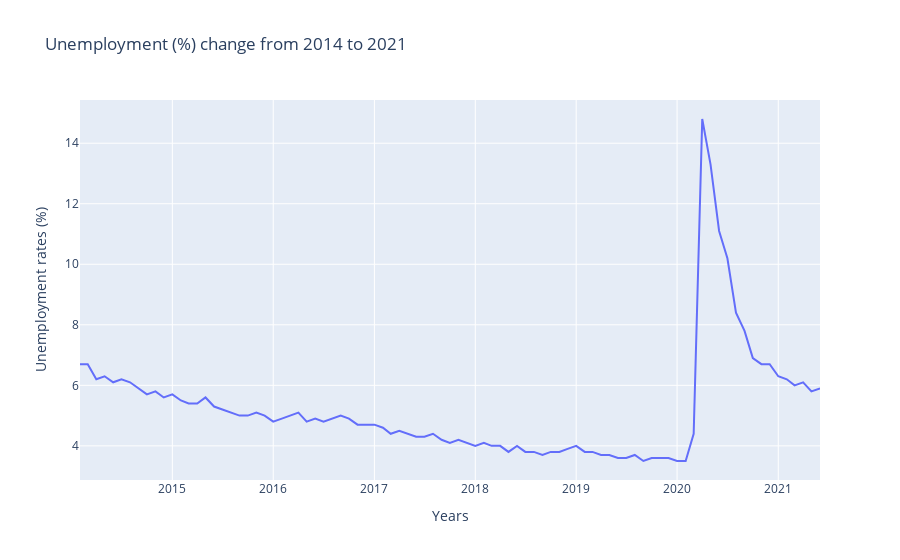

Notebook code for this chart:
### Markdown cell above
#### Observation: Above plot shows a correlation of 0.20 between Car sales and Unemployment rates. With R value being so low, it shows that even car sales in not affected by Unemployment. Car sales are not driven by the unemployment rates.

### Code cell
#Plotting Unemployment change over years using Pandas plotly line plot
import plotly.graph_objects as go
fig = px.line(st_monret_unemp, x='Date',
              y='Unemployment', 
              title='Unemployment (%) change from 2014 to 2021',
              labels={'Unemployment':'Unemployment rates (%)', 'Date':'Years'})
fig.write_image("output_data/unemployment_visuals/Fig4.png")

fig.show()

### Figure 1 — Plotly figure (JSON) as saved in the notebook; plotly's stock layout.template omitted (floating-point values rounded to 4 significant figures; data arrays with more than 128 entries replaced by an {"elided": "..."} marker saying what was removed)
{"data": [{"hovertemplate": "Years=%{x}<br>Unemployment rates (%)=%{y}<extra></extra>", "legendgroup": "", "line": {"color": "#636efa", "dash": "solid"}, "mode": "lines", "name": "", "orientation": "v", "showlegend": false, "type": "scatter", "x": {"elided": "890 str values"}, "xaxis": "x", "y": {"elided": "890 float values"}, "yaxis": "y"}], "layout": {"legend": {"tracegroupgap": 0}, "title": {"text": "Unemployment (%) change from 2014 to 2021"}, "xaxis": {"anchor": "y", "domain": [0, 1], "title": {"text": "Years"}}, "yaxis": {"anchor": "x", "domain": [0, 1], "title": {"text": "Unemployment rates (%)"}}}}
